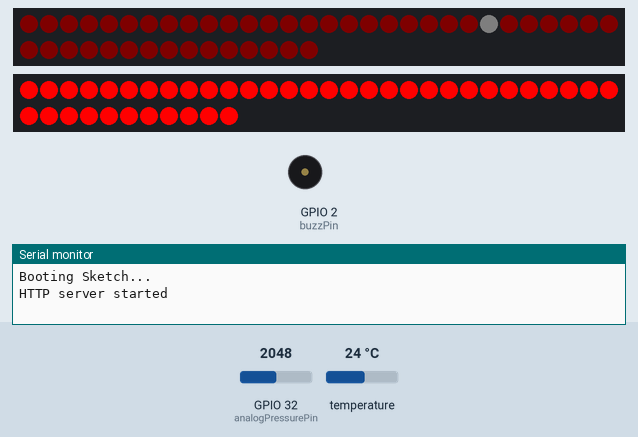
Bench run of a sketch on a simulated ESP32. Parts: 45 RGB LEDs in strip order, left to right, continuing on the next row, 41 RGB LEDs in strip order, left to right, continuing on the next row, buzzer (waves = sounding, pin HIGH), the last lines printed to the serial monitor. The test bench sets the inputs (shaded band); at power-on: temperature 24 °C, GPIO 32 (analogPressurePin) = 2048. Dim RGB values are drawn brighter than linear.

Above: at 1.5 s.
1.6 s: temperature set to 12 °C
At 2.7 s:
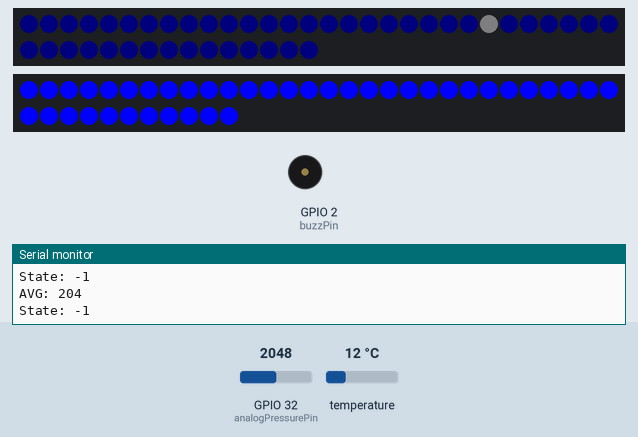
3.8 s: temperature set to 19 °C
At 5.0 s:
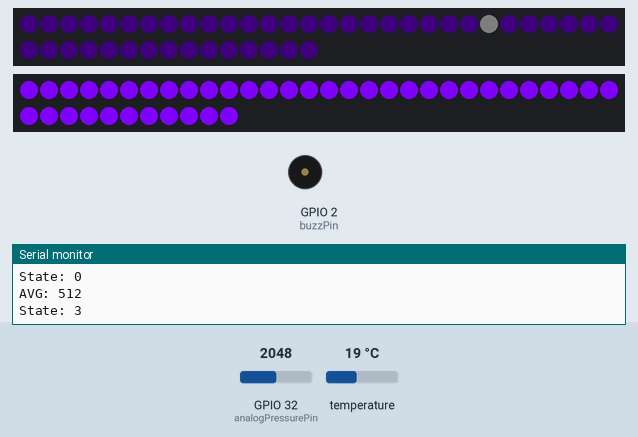
5.3 s: temperature set to 28 °C
At 6.5 s:
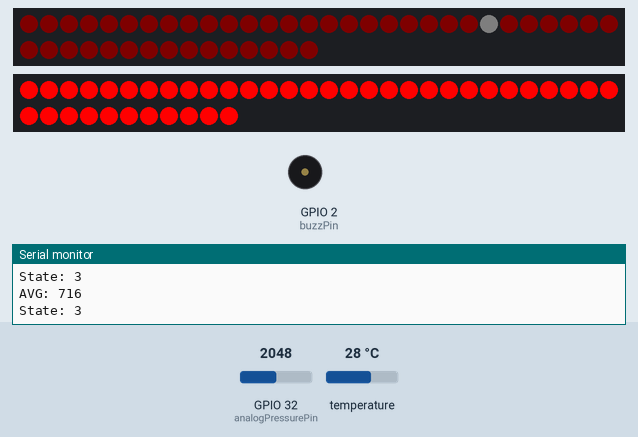
6.8 s: temperature set to 0 °C
At 7.8 s:
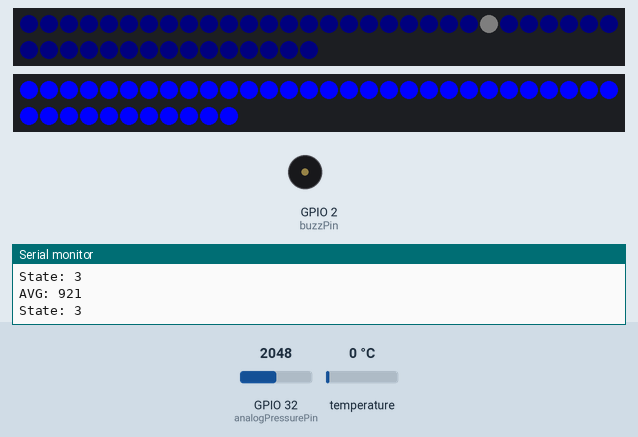
8.4 s: temperature set to 33 °C
At 11.9 s:
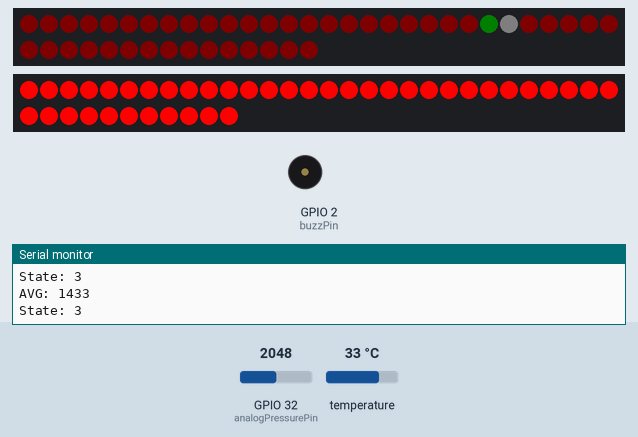
12.0 s: temperature set to 3 °C
At 13.6 s:
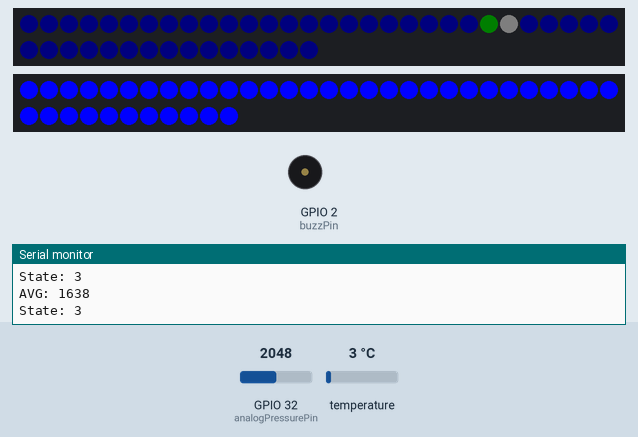
Timing chart, 0 to 14.8 s (numbered marks = the images above; inputs shaded):
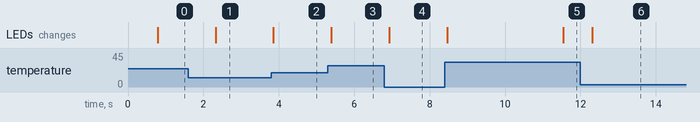

The sketch:

ajax-webserver.ino
```cpp
/*
 * ESP32 AJAX Demo
 * Updates and Gets data from webpage without page refresh
 * https://circuits4you.comM
 */
#include <WiFi.h>
#include <WiFiClient.h>
#include <WebServer.h>

#include "index.h"  //Web page header file

WebServer server(80);

//Enter your SSID and PASSWORD
const char* ssid = "Water Bottle";
const char* password = "123456789";


//===============================================================
// Setup for DS1820B Temp Sensor
//===============================================================
#include <OneWire.h>
#include <DallasTemperature.h>

// GPIO where the DS18B20 is connected to
const int oneWireBus = 4;  // 7 Pins up from bottom right.

// Current water temperature.
float temp = 0;

// Setup a oneWire instance to communicate with any OneWire devices
OneWire oneWire(oneWireBus);

// Pass our oneWire reference to Dallas Temperature sensor
DallasTemperature sensors(&oneWire);

//===============================================================
// Setup for Pressure Sensor
//===============================================================

#include <TimedAction.h>

const int avgCount = 20; // Amount of meassurements used for the avg value
const int analogPressurePin = A4;
int pressureVal = 0;  // Current value of pressure sensor

// Calibration values for how full/empty the bottle is
int mini = 385;  // Value for empty bottle
int maxi = 450;  // Value for full bottle

int pressureVals[avgCount];  // For taking average of last avgCount values
int pressureAvg;  // average value over avgCount meassurements
int avgIndex = 0;  // Index value for calculating average.
int pressureState = 0;  // How many quarters full the container is

int halfdiff = (maxi-mini)/2;
int quarters[4] = {mini, mini+halfdiff, maxi-halfdiff, maxi};


int updateAvgVal(){
  avgIndex = avgIndex % avgCount;
  pressureVals[avgIndex] = pressureVal;
  avgIndex++;

  int sum = 0;
  for (int j = 0; j<avgCount; j++){
    sum += pressureVals[j];
  }
  return sum/avgCount;
}

int updatePressureState(){
  int state;
  if (pressureAvg > quarters[3]){
    state = 3;
  }
  else if (pressureAvg > quarters[2]){
    state = 2;
  }
  else if (pressureAvg > quarters[1]){
    state = 1;
  }
  else if (pressureAvg > quarters[0]){
    state = 0;
  }
  else{
    state = -1;
  }
  return state;
}

// To make excactly avgCount meassurements per second.
int pressureCount = 0;  // Current number
int lastMeassure;  // Last time it was done

void updateMeassure(){
  pressureCount++;
}
TimedAction pressureCountThread = TimedAction((1000/avgCount), updateMeassure);

//===============================================================
// Setup for LED timer + temp indicator
//===============================================================

#include <Adafruit_NeoPixel.h>

// Setup pins for both LEDs
#define TopLEDPin 0  // Bottom right
#define BotLEDPin 15  // 1 up from bottom right

// How many NeoPixels are attached to the Arduino?
#define TOPNUMPIXELS 45
#define BOTNUMPIXELS 41

Adafruit_NeoPixel topPixels = Adafruit_NeoPixel(TOPNUMPIXELS, TopLEDPin, NEO_GRB + NEO_KHZ800);
Adafruit_NeoPixel botPixels = Adafruit_NeoPixel(BOTNUMPIXELS, BotLEDPin, NEO_GRB + NEO_KHZ800);

const int MAX_POWER = 4; // Max led power
const int LOW_MULTI = 64; // Multiplier for lower LEDS. Max is 64

const int START_TIME = 300;  // Timer start time in secs.
int timer = START_TIME;  // Current timer value
int color[3] = {0, 0, MAX_POWER};  // Color of temp RGB strip.

const int COLD_TEMP = 16; // Temp for full blue lights
const int HOT_TEMP = 23; // Temp for full red lights

// Seperate thread for time, to prevent pausing the system
void updateTimer(){
  timer--;
}
TimedAction timerThread = TimedAction(1000, updateTimer);

//===============================================================
// Setup for drink alert and buzzer.
//===============================================================

#define buzzPin 2

//===============================================================
// These routines are executed when you open its IP in browser
//===============================================================
void handleRoot() {
 String s = MAIN_page; //Read HTML contents
 server.send(200, "text/html", s); //Send web page
}

void handleTime() {
  int mins = floor(timer / 60);
  int secs = timer % 60;
  String outVal = "";
  if (secs > 0){
    outVal += String(mins) + ":";
  }
  if (secs < 10 && secs > 0){
    outVal += "0" + String(secs);
  }
  else{
    outVal += String(secs);
  }
  server.send(200, "text/plane", outVal); //Send output value only to client ajax request
}

void handleTemp() {
 sensors.requestTemperatures();
 float temp = sensors.getTempCByIndex(0) - 0.5;
 String outVal = String(temp);

 server.send(200, "text/plane", outVal); //Send output value only to client ajax request
}

void handlePressure() {
 String outVal = String((pressureState+1)*25);

 server.send(200, "text/plane", outVal); //Send ADC value only to client ajax request
}

//===============================================================
// Setup
//===============================================================

int emptyCount = 0;  // Amount of time in a row, the counter has said empty.

void setup(void){
  Serial.begin(115200);
  Serial.println();
  Serial.println("Booting Sketch...");


  //ESP32 As access point
  WiFi.mode(WIFI_AP); //Access Point mode
  WiFi.softAP(ssid, password);

  // Start the DS18B20 Temp sensor
  sensors.begin();

  // Start the LED pixels
  topPixels.begin();
  botPixels.begin();

  // Setup buzzer
  pinMode(buzzPin, OUTPUT);

  server.on("/", handleRoot);      //This is display page
  server.on("/readTime", handleTime);//To get update of Time Value only
  server.on("/readTemp", handleTemp);//To get update of Temp Value only
  server.on("/readPressure", handlePressure);//To get update of Temp Value only

  server.begin();                  //Start server
  Serial.println("HTTP server started");
}

//===============================================================
// LED Functions
//===============================================================

void updateTemp(){
  sensors.requestTemperatures();
  temp = sensors.getTempCByIndex(0) - 0.5;
}

void updateColorArray(){
  int red = MAX_POWER;
  int blue = MAX_POWER;

  if (temp <= COLD_TEMP){
    red = 0;
    blue = MAX_POWER;
  }
  else if (temp >= HOT_TEMP){
    red = MAX_POWER;
    blue = 0;
  }
  else{
    float part = (temp-COLD_TEMP)/(HOT_TEMP-COLD_TEMP);

    if (part < 0.5){
      red = part*2*MAX_POWER;
    }
    else{
      blue = (1-((part-0.5)*2))*MAX_POWER;
    }
  }

  color[0] = red;
  color[1] = 0;
  color[2] = blue;
}

void updateTempColor(){
  for(int i=0;i<TOPNUMPIXELS;i++)
  {
    topPixels.setPixelColor(i, topPixels.Color(color[0], color[1], color[2]));
    botPixels.setPixelColor(i, botPixels.Color(min(color[0] * LOW_MULTI, 255), min(color[1] * LOW_MULTI, 255), min(color[2] * LOW_MULTI, 255)));
  }
  if (timer > 0){
   // Green LED to display start of clock
  topPixels.setPixelColor(23, topPixels.Color(0, MAX_POWER, 0));
  }
}

float clockPixel(){
    float part = ((float)START_TIME-(float)timer)/(float)START_TIME;
    float pix = ((part*TOPNUMPIXELS)+(23));
    int pixel = (int)pix%TOPNUMPIXELS;
    return pixel;
}

void displayClock(){
  int pixel = clockPixel();
  topPixels.setPixelColor(pixel, topPixels.Color(MAX_POWER, MAX_POWER, MAX_POWER));
}

void drinkAlert(){
  if (timer % 2 == 0){
    for(int i=0;i<TOPNUMPIXELS;i++)
    {
      topPixels.setPixelColor(i, topPixels.Color(MAX_POWER, MAX_POWER, MAX_POWER));
      botPixels.setPixelColor(i, botPixels.Color(min(MAX_POWER * LOW_MULTI, 255), min(MAX_POWER * LOW_MULTI, 255), min(MAX_POWER * LOW_MULTI, 255)));
    }
  }
  else{
    for(int i=0;i<TOPNUMPIXELS;i++)
    {
      topPixels.setPixelColor(i, topPixels.Color(color[0], color[1], color[2]));
      botPixels.setPixelColor(i, botPixels.Color(min(color[0] * LOW_MULTI, 255), min(color[1] * LOW_MULTI, 255), min(color[2] * LOW_MULTI, 255)));
    }
  }
}

//===============================================================
// This routine is executed when you open its IP in browser
//===============================================================
void loop(void){
  pressureVal = analogRead(analogPressurePin);
  timerThread.check();  // Update timer variable each second.
  pressureCountThread.check();  // Update pressure avgCount times per second.
  updateTemp();  // Update temp sensor value

  updateColorArray();

  if (timer > 0){
    updateTempColor();
    displayClock();
  }
  else if (timer == 0 || timer == -1){
    digitalWrite(buzzPin, HIGH);
    delay(60);
    digitalWrite(buzzPin, LOW);
    delay(150);
  }
  if (timer <= 0){
    drinkAlert();
  }

  if (pressureCount != lastMeassure){
    pressureAvg = updateAvgVal();
    pressureState = updatePressureState();
    Serial.print("AVG: ");
    Serial.println(pressureAvg);
    Serial.print("State: ");
    Serial.println(pressureState);
    lastMeassure = pressureCount;
  }

  if (pressureState == -1){
    emptyCount++;
  }
  else{
    emptyCount = 0;
  }

  if (emptyCount >= 10)
  {
    //timer = START_TIME;
    Serial.println("Water Time");
  }

  delay(1);
  server.handleClient();  // Update webpage
  topPixels.show(); // This sends the updated pixel color to the hardware.
  botPixels.show();
}
```

index.h
```cpp
const char MAIN_page[] PROGMEM = R"=====(
<!DOCTYPE html>
<html>
<style>
.card{
    max-width: 400px;
     min-height: 250px;
     background: #0278b8;
     padding: 30px;
     box-sizing: border-box;
     color: #FFF;
     margin:20px;
     box-shadow: 0px 2px 18px -4px rgba(0,0,0,0.75);
}
</style>
<head>
    <title>Smart Drikkedunk</title>
    <meta charset="utf-8" />
    <meta name="viewport" content="width=device-width, initial-scale=1, user-scalable=no" />
</head>
<body>

<div class="card">
  <h1>Temperatur:<br> <span id="TempValue">0</span> &deg;C</h1><br>
</div>
<div class="card">
  <h1>Vandmængde:<br> <span id="PressureValue">0</span>%</h1><br>
</div>
<div class="card">
  <h1>Drik vand om:<br> <span id="TimeValue">0</span></h1><br>
</div>
<script>

setInterval(function() {
  // Call a function repetatively with 2 Second interval
  getTempData();
  getPressureData();
  getTimeData();
}, 1000); //1000mSeconds update rate

function getTimeData() {
  var xhttp = new XMLHttpRequest();
  xhttp.onreadystatechange = function() {
    if (this.readyState == 4 && this.status == 200) {
      document.getElementById("TimeValue").innerHTML = this.responseText;
    }
  };
  xhttp.open("GET", "readTime", true);
  xhttp.send();
}

function getTempData() {
  var xhttp = new XMLHttpRequest();
  xhttp.onreadystatechange = function() {
    if (this.readyState == 4 && this.status == 200) {
      document.getElementById("TempValue").innerHTML = this.responseText;
    }
  };
  xhttp.open("GET", "readTemp", true);
  xhttp.send();
}

function getPressureData() {
  var xhttp = new XMLHttpRequest();
  xhttp.onreadystatechange = function() {
    if (this.readyState == 4 && this.status == 200) {
      document.getElementById("PressureValue").innerHTML = this.responseText;
    }
  };
  xhttp.open("GET", "readPressure", true);
  xhttp.send();
}
</script>
</body>
</html>
)=====";
```

Measured:
- after the input at 1.6 s, the LEDs: change after 0.72 s (image 1)
- after the input at 3.8 s, the LEDs: change after 0.06 s (image 2)
- after the input at 5.3 s, the LEDs: change after 0.10 s (image 3)
- after the input at 6.8 s, the LEDs: change after 0.13 s (image 4)
- after the input at 8.4 s, the LEDs: first change after 0.07 s (image 5 shows a later state)
- after the input at 12.0 s, the LEDs: change after 0.31 s (image 6)
